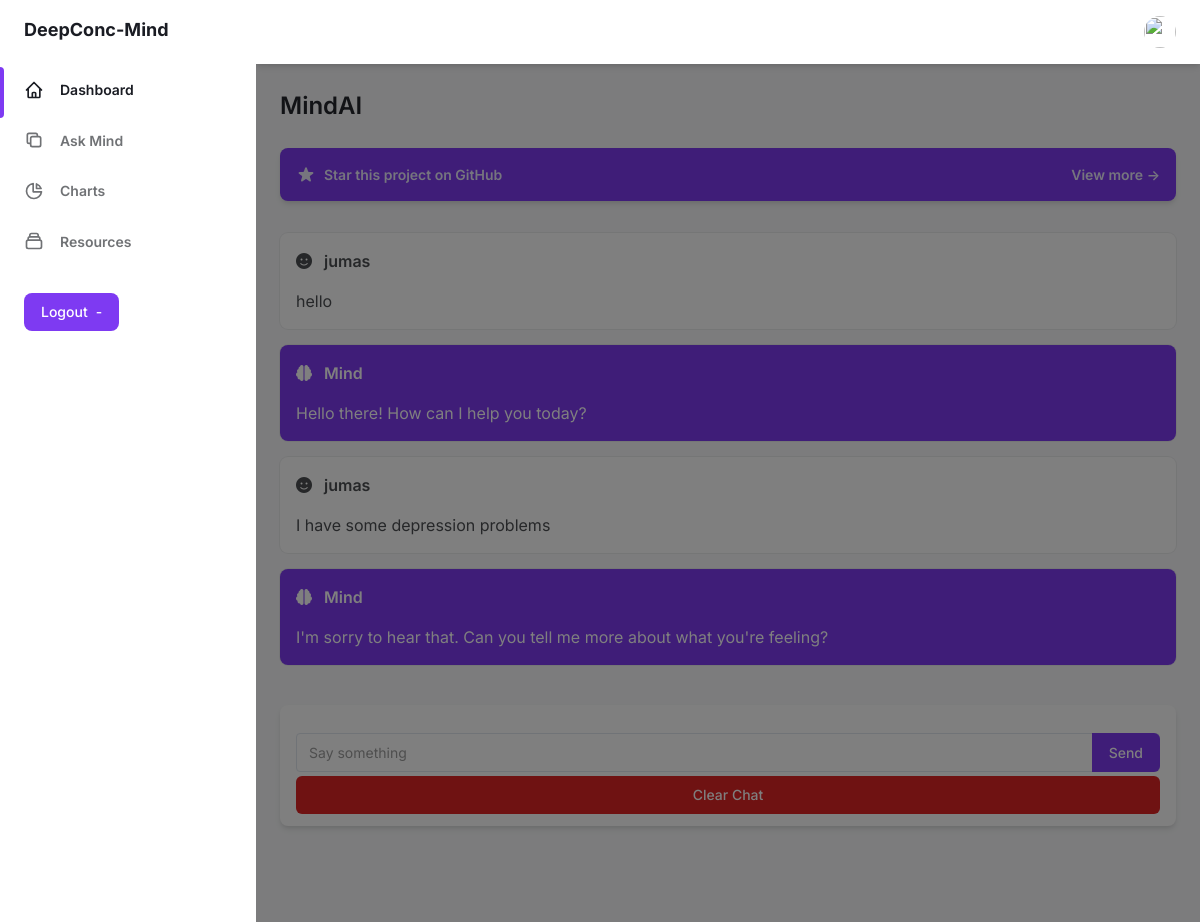
/mind/ (signed in), run on an earlier commit of the app's database.
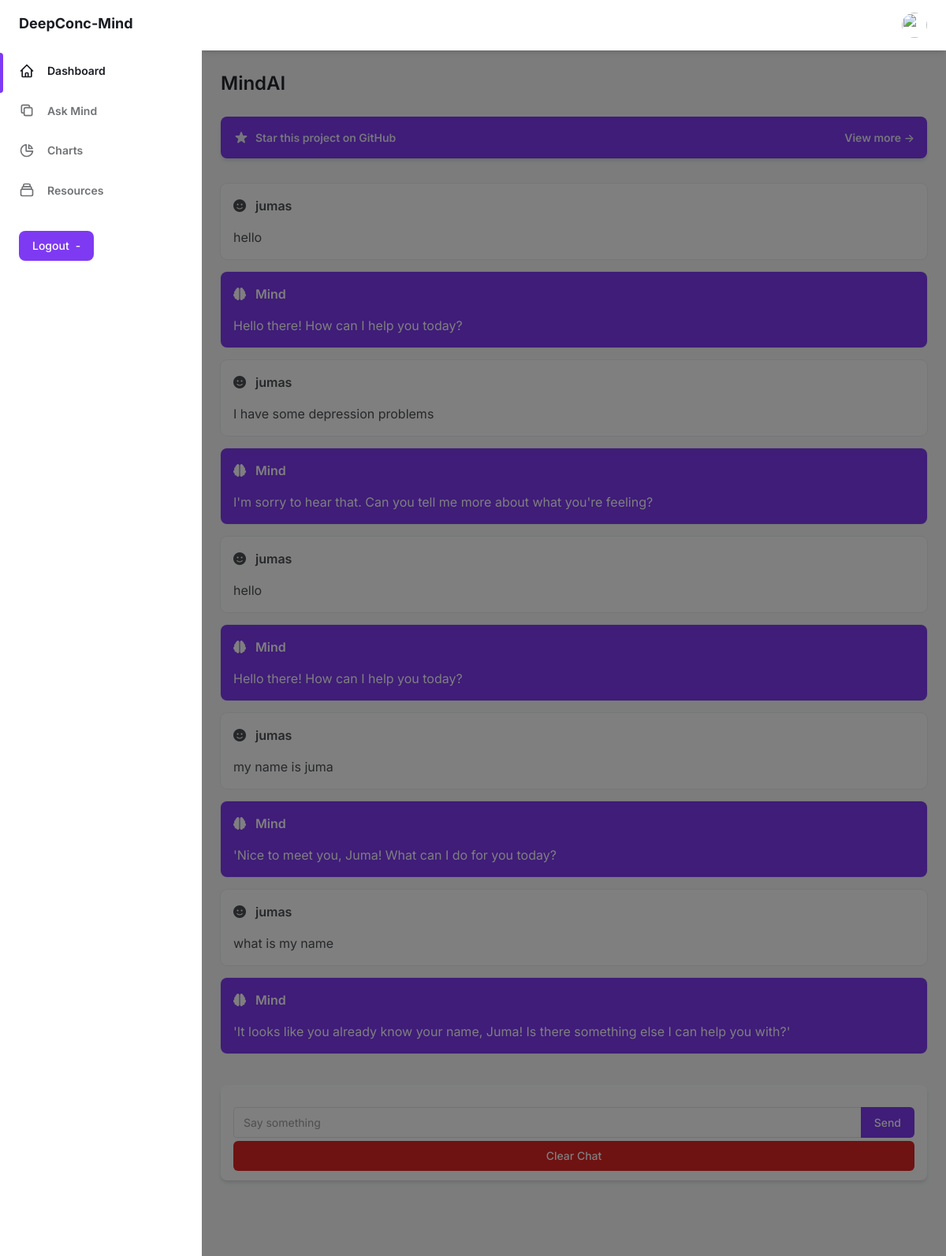
And on a later commit of the database.
### mind/models.py (models this page shows, shortened)
class Chat(models.Model):
    user = models.ForeignKey(User, on_delete=models.CASCADE)
    human = models.TextField()
    mind_bot = models.TextField()

### mind/views.py (the view)
# urls.py: path('mind/', include('mind.urls')),
@login_required(login_url='accounts:signin')
def mind(request):
    user_id = str(request.user.id)
    if user_id not in memory_dict:
        memory_dict[user_id] = ConversationBufferWindowMemory()
    if request.method == 'POST':
        message = request.POST.get('message')
        clean_message = str(message)
        response = askOpenAI(clean_message, memory_dict[user_id])
        chat = Chat(user=request.user, human=message, mind_bot=response)
        chat.save()
        return redirect(request.META['HTTP_REFERER'])
    else:
        chats = Chat.objects.filter(user=request.user)
        context = {'history': chats}
        template_name = 'mind/mind.html'
        return render(request=request, template_name=template_name, context=context)

### mind/templates/mind/mind.html (shortened to what this page needs)
{% extends 'base.html' %} {% block content %}
<main class="h-full pb-16 overflow-y-auto">
  <div class="container px-6 mx-auto grid">
    <h2 class="my-6 text-2xl font-semibold text-gray-700 dark:text-gray-200">
      MindAI
    </h2>
    <a
      class="flex items-center justify-between p-4 mb-8 text-sm font-semibold text-purple-100 bg-purple-600 rounded-lg shadow-md focus:outline-none focus:shadow-outline-purple"
      href="https://github.com/estevanmaito/windmill-dashboard"
    >
      <div class="flex items-center">
        <span>Star this project on GitHub</span>
      </div>
      <span>View more &RightArrow;</span>
    </a>
    {% if history %}
    <div class="flex flex-col history">
      {% for story in history %}
      <div
        class="mb-4 min-w-0 p-4 bg-white rounded-lg shadow-xs dark:bg-gray-800"
      >
        <h4 class="mb-4 font-semibold text-gray-600 dark:text-gray-300">
          <i class="fa-solid fa-face-smile pr-2"></i>
          {{story.user.username}}
        </h4>
        <p class="text-gray-600 dark:text-gray-400">{{story.human}}</p>
      </div>
      <div
        class="mb-4 min-w-0 p-4 text-white bg-purple-600 rounded-lg shadow-xs"
      >
        <h4 class="mb-4 font-semibold">
          <i class="fa-solid fa-brain pr-2"></i>
          Mind
        </h4>
        <p>{{story.mind_bot}}</p>
      </div>
      {% endfor%}
    </div>
    {% else %}
    <div class="min-w-0 p-4 text-white bg-purple-600 rounded-lg shadow-xs">
      <h4 class="mb-4 font-semibold">Mind <i class="fa-solid fa-brain"></i></h4>
      <p>Hi {{request.user.username}} 👋, Let's Talk</p>
    </div>
    {% endif %}
    <form
      action="{% url 'mind:chat' %}"
      method="post"
      class="px-4 py-3 mt-6 mb-8 bg-white rounded-lg shadow-md dark:bg-gray-800"
    >
      <label class="block mt-4 text-sm">
        <div class="relative text-gray-500 focus-within:text-purple-600">
          <input
            class="block w-full pr-20 mt-1 text-sm text-black dark:text-gray-300 dark:border-gray-600 dark:bg-gray-700 focus:border-purple-400 focus:outline-none focus:shadow-outline-purple dark:focus:shadow-outline-gray form-input"
            placeholder="Say something "
            name="message"
          />
          <button
            class="absolute inset-y-0 right-0 px-4 text-sm font-medium leading-5 text-white transition-colors duration-150 bg-purple-600 border border-transparent rounded-r-md active:bg-purple-600 hover:bg-purple-700 focus:outline-none focus:shadow-outline-purple"
          >
            Send
          </button>
        </div>
      </label>
      <a href="{% url 'mind:delete' %}" class="flex mt-1 justify-center">
        <button
          type="button"
          class="w-full px-4 py-2 text-sm font-medium leading-5 text-white transition-colors duration-150 bg-red-600 border border-transparent rounded-md active:bg-red-600 hover:bg-red-700 focus:outline-none focus:shadow-outline-red"
        >
          Clear Chat
        </button>
      </a>
    </form>
  </div>
</main>
{% endblock content %}

### templates/base.html (shortened to what this page needs)
{% load static %}
<!DOCTYPE html>
<html :class="{ 'theme-dark': dark }" x-data="data()" lang="en">
  <head>
    <link rel="stylesheet" href="{% static 'css/tailwind.output.css' %}" />
    <link
      rel="stylesheet"
      href="https://cdnjs.cloudflare.com/ajax/libs/Chart.js/2.9.3/Chart.min.css"
    />
  </head>
  <body>
    <div
      class="flex h-screen bg-gray-50 dark:bg-gray-900"
      :class="{ 'overflow-hidden': isSideMenuOpen }"
    >
      <aside
        class="z-20 hidden w-64 overflow-y-auto bg-white dark:bg-gray-800 md:block flex-shrink-0"
      >
        <div class="py-4 text-gray-500 dark:text-gray-400">
          <a
            class="ml-6 text-lg font-bold text-gray-800 dark:text-gray-200"
            href="#"
          >
            DeepConc-Mind
          </a>
          <ul class="mt-6">
            <li class="relative px-6 py-3">
              <span
                class="absolute inset-y-0 left-0 w-1 bg-purple-600 rounded-tr-lg rounded-br-lg"
                aria-hidden="true"
              ></span>
              <a
                class="inline-flex items-center w-full text-sm font-semibold text-gray-800 transition-colors duration-150 hover:text-gray-800 dark:hover:text-gray-200 dark:text-gray-100"
                href="/"
              >
                <svg
                  class="w-5 h-5"
                  aria-hidden="true"
                  fill="none"
                  stroke-linecap="round"
                  stroke-linejoin="round"
                  stroke-width="2"
                  viewBox="0 0 24 24"
                  stroke="currentColor"
                >
                  <path
                    d="M3 12l2-2m0 0l7-7 7 7M5 10v10a1 1 0 001 1h3m10-11l2 2m-2-2v10a1 1 0 01-1 1h-3m-6 0a1 1 0 001-1v-4a1 1 0 011-1h2a1 1 0 011 1v4a1 1 0 001 1m-6 0h6"
                  ></path>
                </svg>
                <span class="ml-4">Dashboard</span>
              </a>
            </li>
          </ul>
          <ul>
            <li class="relative px-6 py-3">
              <a
                class="inline-flex items-center w-full text-sm font-semibold transition-colors duration-150 hover:text-gray-800 dark:hover:text-gray-200"
                href="{% url 'mind:chat' %}"
              >
                <svg
                  class="w-5 h-5"
                  aria-hidden="true"
                  fill="none"
                  stroke-linecap="round"
                  stroke-linejoin="round"
                  stroke-width="2"
                  viewBox="0 0 24 24"
                  stroke="currentColor"
                >
                  <path
                    d="M8 16H6a2 2 0 01-2-2V6a2 2 0 012-2h8a2 2 0 012 2v2m-6 12h8a2 2 0 002-2v-8a2 2 0 00-2-2h-8a2 2 0 00-2 2v8a2 2 0 002 2z"
                  ></path>
                </svg>
                <span class="ml-4">Ask Mind</span>
              </a>
            </li>
            <li class="relative px-6 py-3">
              <a
                class="inline-flex items-center w-full text-sm font-semibold transition-colors duration-150 hover:text-gray-800 dark:hover:text-gray-200"
                href="{% url 'dashbord' %}#charts"
              >
                <svg
                  class="w-5 h-5"
                  aria-hidden="true"
                  fill="none"
                  stroke-linecap="round"
                  stroke-linejoin="round"
                  stroke-width="2"
                  viewBox="0 0 24 24"
                  stroke="currentColor"
                >
                  <path
                    d="M11 3.055A9.001 9.001 0 1020.945 13H11V3.055z"
                  ></path>
                  <path d="M20.488 9H15V3.512A9.025 9.025 0 0120.488 9z"></path>
                </svg>
                <span class="ml-4">Charts</span>
              </a>
            </li>
            <li class="relative px-6 py-3">
              <a
                class="inline-flex items-center w-full text-sm font-semibold transition-colors duration-150 hover:text-gray-800 dark:hover:text-gray-200"
                href="{% url 'blog:blogs' %}"
              >
                <span class="ml-4">Resources</span>
              </a>
            </li>
          </ul>
          {% if user.is_authenticated %}
          <div class="px-6 my-6">
            <a href="{% url 'accounts:signout' %}">
              <button
                class="flex items-center justify-between px-4 py-2 text-sm font-medium leading-5 text-white transition-colors duration-150 bg-purple-600 border border-transparent rounded-lg active:bg-purple-600 hover:bg-purple-700 focus:outline-none focus:shadow-outline-purple"
              >
                Logout
                <span class="ml-2" aria-hidden="true">-</span>
              </button>
            </a>
          </div>
          {% endif %}
        </div>
      </aside>
      <div
        x-show="isSideMenuOpen"
        x-transition:enter="transition ease-in-out duration-150"
        x-transition:enter-start="opacity-0"
        x-transition:enter-end="opacity-100"
        x-transition:leave="transition ease-in-out duration-150"
        x-transition:leave-start="opacity-100"
        x-transition:leave-end="opacity-0"
        class="fixed inset-0 z-10 flex items-end bg-black bg-opacity-50 sm:items-center sm:justify-center"
      ></div>
      <div class="flex flex-col flex-1 w-full">
        <header class="z-10 py-4 bg-white shadow-md dark:bg-gray-800">
          <div
            class="container flex items-center justify-between h-full px-6 mx-auto text-purple-600 dark:text-purple-300"
          >
            <ul class="flex items-center flex-shrink-0 space-x-6">
              <li class="relative">
                <button
                  class="align-middle rounded-full focus:shadow-outline-purple focus:outline-none"
                  @click="toggleProfileMenu"
                  @keydown.escape="closeProfileMenu"
                  aria-label="Account"
                  aria-haspopup="true"
                >
                  <img
                    class="object-cover w-8 h-8 rounded-full"
                    src="https://th.bing.com/th/id/OIP._TrUUnWP6-2THu9nBIYwtgHaHa?pid=ImgDet&rs=1"
                    alt=""
                    aria-hidden="true"
                  />
                </button>
              </li>
            </ul>
          </div>
        </header>
        {% block content %} {% endblock %}
      </div>
    </div>
  </body>
</html>

What changed in the data, as far as the page shows it:
added Chat: user.username "jumas", human "hello", mind_bot "Hello there! How can I help you today?"
added Chat: user.username "jumas", human "my name is juma", mind_bot "'Nice to meet you, Juma! What can I do for you today?"
added Chat: user.username "jumas", human "what is my name", mind_bot "'It looks like you already know your name, Juma! Is there something else I can help you with?'"
